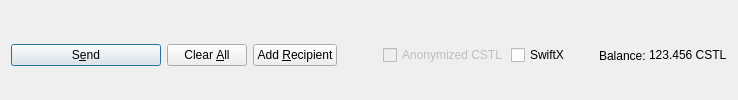
         <widget class="QFrame" name="frame_Send">
          <layout class="QHBoxLayout" name="horizontalLayout">
           <property name="bottomMargin">
            <number>0</number>
           </property>
           <item>
            <widget class="QPushButton" name="sendButton">
             <property name="minimumSize">
              <size>
               <width>150</width>
               <height>0</height>
              </size>
             </property>
             <property name="toolTip">
              <string>Confirm the send action</string>
             </property>
             <property name="text">
              <string>S&amp;end</string>
             </property>
             <property name="icon">
              <iconset resource="../castle.qrc">
               <normaloff>:/icons/send</normaloff>:/icons/send</iconset>
             </property>
             <property name="autoDefault">
              <bool>false</bool>
             </property>
             <property name="default">
              <bool>true</bool>
             </property>
            </widget>
           </item>
           <item>
            <widget class="QPushButton" name="clearButton">
             <property name="sizePolicy">
              <sizepolicy hsizetype="Minimum" vsizetype="Fixed">
               <horstretch>0</horstretch>
               <verstretch>0</verstretch>
              </sizepolicy>
             </property>
             <property name="toolTip">
              <string>Clear all fields of the form.</string>
             </property>
             <property name="text">
              <string>Clear &amp;All</string>
             </property>
             <!-- <property name="icon">
              <iconset resource="../castle.qrc">
               <normaloff>:/icons/remove</normaloff>:/icons/remove</iconset>
             </property> -->
             <property name="autoDefault">
              <bool>false</bool>
             </property>
            </widget>
           </item>
           <item>
            <widget class="QPushButton" name="addButton">
             <property name="toolTip">
              <string>Send to multiple recipients at once</string>
             </property>
             <property name="text">
              <string>Add &amp;Recipient</string>
             </property>
             <!-- <property name="icon">
              <iconset resource="../castle.qrc">
               <normaloff>:/icons/add</normaloff>:/icons/add</iconset>
             </property> -->
             <property name="autoDefault">
              <bool>false</bool>
             </property>
            </widget>
           </item>
           <item>
            <spacer name="horizontalSpacer">
             <property name="orientation">
              <enum>Qt::Horizontal</enum>
             </property>
             <property name="sizeHint" stdset="0">
              <size>
               <width>40</width>
               <height>20</height>
              </size>
             </property>
            </spacer>
           </item>
           <item>
            <layout class="QHBoxLayout" name="horizontalLayout_2">
             <property name="spacing">
              <number>3</number>
             </property>
             <item>
              <widget class="QCheckBox" name="checkzCSTL">
               <property name="enabled">
                <bool>false</bool>
               </property>
               <property name="text">
                <string>Anonymized CSTL</string>
               </property>
              </widget>
             </item>
             <item>
              <widget class="QCheckBox" name="checkSwiftTX">
               <property name="enabled">
                <bool>true</bool>
               </property>
               <property name="minimumSize">
                <size>
                 <width>85</width>
                 <height>0</height>
                </size>
               </property>
               <property name="text">
                <string>SwiftX</string>
               </property>
              </widget>
             </item>
             <item>
              <widget class="QLabel" name="label">
               <property name="text">
                <string>Balance:</string>
               </property>
              </widget>
             </item>
             <item>
              <widget class="QLabel" name="labelBalance">
               <property name="sizePolicy">
                <sizepolicy hsizetype="Preferred" vsizetype="Fixed">
                 <horstretch>0</horstretch>
                 <verstretch>0</verstretch>
                </sizepolicy>
               </property>
               <property name="cursor">
                <cursorShape>IBeamCursor</cursorShape>
               </property>
               <property name="text">
                <string notr="true">123.456 CSTL</string>
               </property>
               <property name="textInteractionFlags">
                <set>Qt::LinksAccessibleByMouse|Qt::TextSelectableByKeyboard|Qt::TextSelectableByMouse</set>
               </property>
              </widget>
             </item>
            </layout>
           </item>
          </layout>
         </widget>
